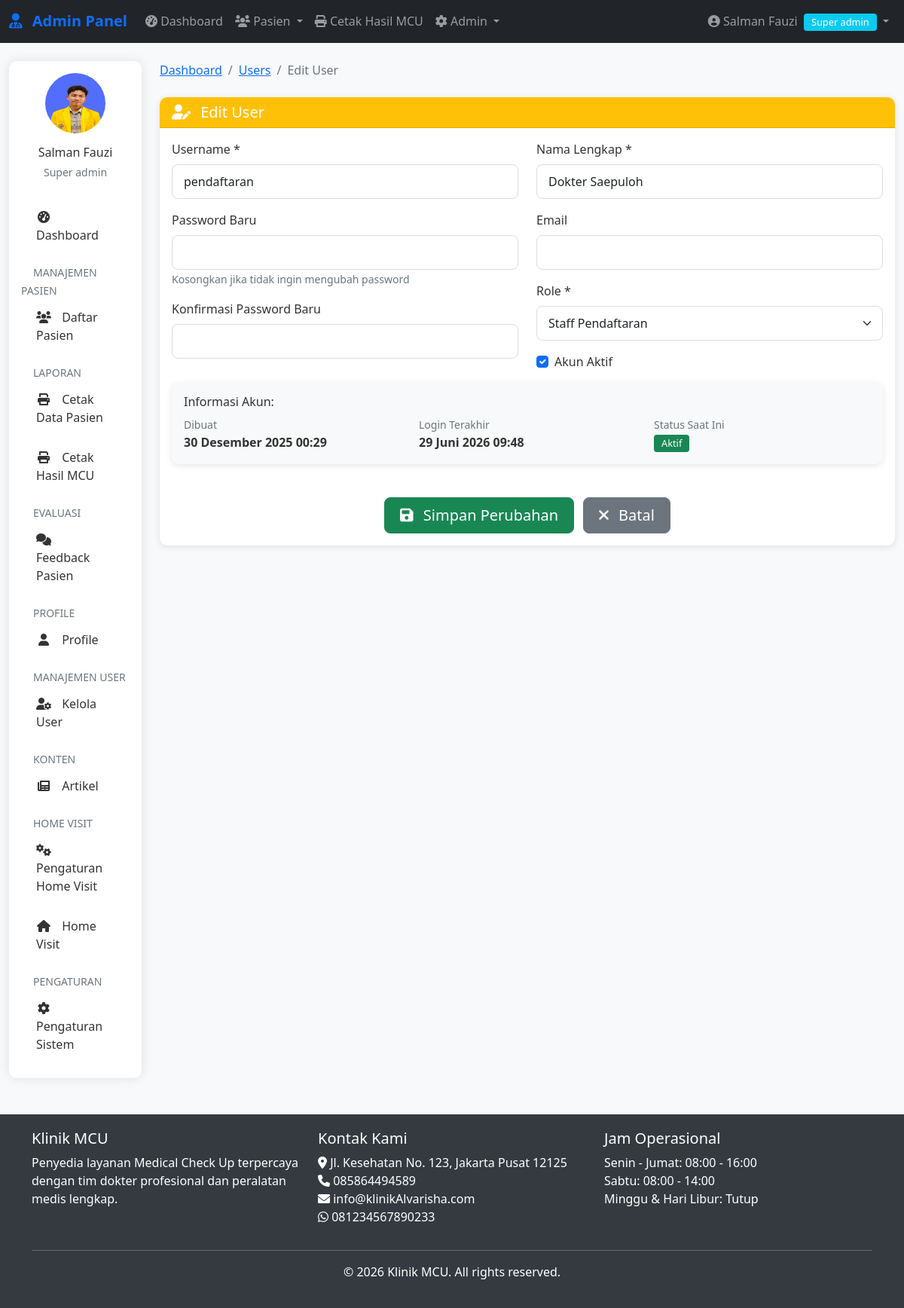
Page /admin/users/edit.php?id=2 (signed in) on the committed database.
### tables this page shows
CREATE TABLE `pengaturan` (
  `id` int(11) NOT NULL,
  `nama_klinik` varchar(100) DEFAULT NULL,
  `alamat` text DEFAULT NULL,
  `telepon` varchar(20) DEFAULT NULL,
  `email` varchar(100) DEFAULT NULL,
  `whatsapp` varchar(20) DEFAULT NULL,
  `logo` varchar(255) DEFAULT NULL,
  `tentang` text DEFAULT NULL,
  `created_at` timestamp NOT NULL DEFAULT current_timestamp(),
  `hero_image` varchar(255) DEFAULT NULL
);

### includes/functions.php (called while the page is built, shortened)
<?php
require_once __DIR__ . '/../config/database.php';
function formatDateIndo($date, $with_time = false)
{
    $months = array(
        1 => 'Januari',
        'Februari',
        'Maret',
        'April',
        'Mei',
        'Juni',
        'Juli',
        'Agustus',
        'September',
        'Oktober',
        'November',
        'Desember'
    );
    $timestamp = strtotime($date);
    $day = date('d', $timestamp);
    $month = $months[date('n', $timestamp)];
    $year = date('Y', $timestamp);
    $formatted = $day . ' ' . $month . ' ' . $year;
    if ($with_time) {
        $time = date('H:i', $timestamp);
        $formatted .= ' ' . $time;
    }
    return $formatted;
}
function getSetting($key)
{
    global $conn;
    $query = "SELECT $key FROM pengaturan LIMIT 1";
    $result = mysqli_query($conn, $query);
    $row = mysqli_fetch_assoc($result);
    return $row[$key] ?? '';
}

### admin/users/edit.php (the view, shortened to what this page needs)
<?php
require_once __DIR__ . '/../../includes/auth.php';
require_once __DIR__ . '/../../includes/functions.php';
$id = isset($_GET['id']) ? (int)$_GET['id'] : 0;
$query = "SELECT * FROM admin_users WHERE id = $id";
$result = mysqli_query($conn, $query);
$user = mysqli_fetch_assoc($result);
?>
<?php include '../../includes/admin-header.php'; ?>
<?php include '../includes/admin-nav.php'; ?>
<div class="container-fluid mt-4">
    <div class="row">
        <div class="col-lg-2">
            <?php include '../includes/admin-sidebar.php'; ?>
        </div>
        <div class="col-lg-10">
            <nav aria-label="breadcrumb" class="mb-4">
                <ol class="breadcrumb">
                    <li class="breadcrumb-item"><a href="../dashboard.php">Dashboard</a></li>
                    <li class="breadcrumb-item"><a href="list.php">Users</a></li>
                    <li class="breadcrumb-item active">Edit User</li>
                </ol>
            </nav>
            <div class="card">
                <div class="card-header bg-warning text-white">
                    <h5 class="mb-0">
                        <i class="fas fa-user-edit me-2"></i> Edit User
                    </h5>
                </div>
                <div class="card-body">
                    <form method="POST" action="" id="userForm">
                        <div class="row">
                            <div class="col-md-6">
                                <div class="mb-3">
                                    <label class="form-label">Username *</label>
                                    <input type="text" class="form-control" name="username"
                                           value="<?php echo htmlspecialchars($user['username']); ?>" required>
                                </div>
                                <div class="mb-3">
                                    <label class="form-label">Password Baru</label>
                                    <input type="password" class="form-control" name="password">
                                    <small class="text-muted">Kosongkan jika tidak ingin mengubah password</small>
                                </div>
                                <div class="mb-3">
                                    <label class="form-label">Konfirmasi Password Baru</label>
                                    <input type="password" class="form-control" name="confirm_password">
                                </div>
                            </div>
                            <div class="col-md-6">
                                <div class="mb-3">
                                    <label class="form-label">Nama Lengkap *</label>
                                    <input type="text" class="form-control" name="nama_lengkap"
                                           value="<?php echo htmlspecialchars($user['nama_lengkap']); ?>" required>
                                </div>
                                <div class="mb-3">
                                    <label class="form-label">Email</label>
                                    <input type="email" class="form-control" name="email"
                                           value="<?php echo htmlspecialchars($user['email']); ?>">
                                </div>
                                <div class="mb-3">
                                    <label class="form-label">Role *</label>
                                    <select class="form-select" name="role" required>
                                        <option value="pendaftaran" <?php echo in_array($user['role'], ['pendaftaran', 'admin']) ? 'selected' : ''; ?>>Staff Pendaftaran</option>
                                    </select>
                                </div>
                                <div class="mb-3">
                                    <div class="form-check">
                                        <input class="form-check-input" type="checkbox"
                                               name="is_active" id="is_active"
                                               value="1" <?php echo $user['is_active'] ? 'checked' : ''; ?>>
                                        <label class="form-check-label" for="is_active">
                                            Akun Aktif
                                        </label>
                                    </div>
                                </div>
                            </div>
                        </div>
                        <div class="row mb-4">
                            <div class="col-12">
                                <div class="card bg-light">
                                    <div class="card-body">
                                        <h6>Informasi Akun:</h6>
                                        <div class="row">
                                            <div class="col-md-4">
                                                <small class="text-muted">Dibuat</small><br>
                                                <strong><?php echo formatDateIndo($user['created_at'], true); ?></strong>
                                            </div>
                                            <div class="col-md-4">
                                                <small class="text-muted">Login Terakhir</small><br>
                                                <strong>
                                                    <?php echo $user['last_login'] ? formatDateIndo($user['last_login'], true) : 'Belum login'; ?>
                                                </strong>
                                            </div>
                                            <div class="col-md-4">
                                                <small class="text-muted">Status Saat Ini</small><br>
                                                <span class="badge <?php echo $user['is_active'] ? 'bg-success' : 'bg-secondary'; ?>">
                                                    <?php echo $user['is_active'] ? 'Aktif' : 'Nonaktif'; ?>
                                                </span>
                                            </div>
                                        </div>
                                    </div>
                                </div>
                            </div>
                        </div>
                        <div class="text-center">
                            <button type="submit" class="btn btn-success btn-lg me-2">
                                <i class="fas fa-save me-2"></i> Simpan Perubahan
                            </button>
                            <a href="list.php" class="btn btn-secondary btn-lg">
                                <i class="fas fa-times me-2"></i> Batal
                            </a>
                        </div>
                    </form>
                </div>
            </div>
        </div>
    </div>
</div>
<?php include '../../includes/admin-footer.php'; ?>

### includes/admin-footer.php (shortened to what this page needs)
</div>
</div>
<footer class="mt-5">
    <div class="container">
        <div class="row">
            <div class="col-md-4">
                <h5>Klinik MCU</h5>
                <p>Penyedia layanan Medical Check Up terpercaya dengan tim dokter profesional dan peralatan medis lengkap.</p>
            </div>
            <div class="col-md-4">
                <h5>Kontak Kami</h5>
                <ul class="list-unstyled">
                    <li><i class="fas fa-map-marker-alt"></i> <?php echo getSetting('alamat'); ?></li>
                    <li><i class="fas fa-phone"></i> <?php echo getSetting('telepon'); ?></li>
                    <li><i class="fas fa-envelope"></i> <?php echo getSetting('email'); ?></li>
                    <li><i class="fab fa-whatsapp"></i> <?php echo getSetting('whatsapp'); ?></li>
                </ul>
            </div>
            <div class="col-md-4">
                <h5>Jam Operasional</h5>
                <ul class="list-unstyled">
                    <li>Senin - Jumat: 08:00 - 16:00</li>
                    <li>Sabtu: 08:00 - 14:00</li>
                    <li>Minggu & Hari Libur: Tutup</li>
                </ul>
            </div>
        </div>
        <hr class="bg-light">
        <div class="text-center">
            <p>&copy; <?php echo date('Y'); ?> Klinik MCU. All rights reserved.</p>
        </div>
    </div>
</footer>
</body>
</html>

### assets/css/style.css (style rules this page uses)
:root { --primary-color: #0d6efd; --secondary-color: #6c757d; --success-color: #198754; --danger-color: #dc3545; --warning-color: #ffc107; --info-color: #0dcaf0; --light-color: #f8f9fa; --dark-color: #212529; }
body { font-family: 'Segoe UI', Tahoma, Geneva, Verdana, sans-serif; color: #333; background-color: #f8f9fa; }
.card { border-radius: 10px; box-shadow: 0 2px 10px rgba(0,0,0,0.1); border: none; margin-bottom: 20px; }
.card-header { border-radius: 10px 10px 0 0 !important; font-weight: 600; }
.btn { border-radius: 8px; font-weight: 500; padding: 8px 20px; }
.btn-success { background-color: var(--success-color); border-color: var(--success-color); }
.form-control, .form-select { border-radius: 8px; border: 1px solid #ddd; padding: 10px 15px; }
.badge { font-size: 0.8em; font-weight: 500; padding: 5px 10px; }

### includes/admin-header.php (style rules this page uses)
:root { --primary-color: #0d6efd; --secondary-color: #6c757d; --success-color: #198754; --danger-color: #dc3545; --warning-color: #ffc107; --info-color: #0dcaf0; }
body { font-family: 'Segoe UI', Tahoma, Geneva, Verdana, sans-serif; background-color: #f8f9fa; min-height: 100vh; display: flex; flex-direction: column; }
.card { border-radius: 10px; box-shadow: 0 2px 10px rgba(0, 0, 0, 0.1); margin-bottom: 20px; }
.card-header { border-radius: 10px 10px 0 0 !important; font-weight: 600; }
.badge { font-size: 0.8em; font-weight: 500; }
footer { background-color: #343a40; color: white; padding: 20px 0; }
.form-control, .form-select { border-radius: 8px; border: 1px solid #ddd; }

### rows in the picture
pengaturan: alamat "Jl. Kesehatan No. 123, Jakarta Pusat 12125", telepon "085864494589", email "info@klinikAlvarisha.com", whatsapp "081234567890233"

### other values in the picture
$_SESSION['nama_lengkap'] "Salman Fauzi"
str_replace('_', ' ', $_SESSION['role']) "Super admin"
formatDateIndo($user['created_at'], true) "30 Desember 2025 00:29"
formatDateIndo($user['last_login'], true) "29 Juni 2026 09:48"
